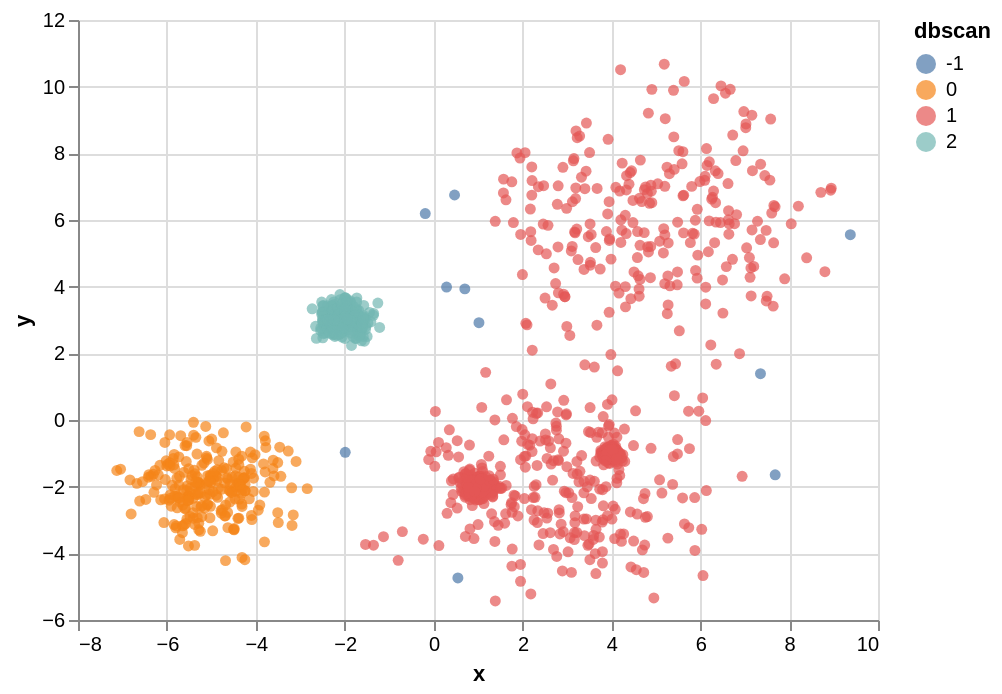

The notebook cell saved with this chart:
### Markdown cell above
# DBSCAN (Busca densidades contiguas)

### Code cell
from sklearn.cluster import DBSCAN

dbscan  = DBSCAN(eps=1).fit(sintetic[["x", "y"]])
sintetic["dbscan"] = dbscan.labels_

alt.Chart(sintetic).mark_circle().encode(x='x', y='y', color="dbscan:N")

### Figure 1 — Vega-Lite specification as saved in the notebook (floating-point values rounded to 4 significant figures; data arrays with more than 128 entries replaced by an {"elided": "..."} marker saying what was removed)
{"config": {"view": {"continuousWidth": 400, "continuousHeight": 300}}, "data": {"name": "data-4d9086548343ecba6209e4d9e3270aab"}, "mark": "circle", "encoding": {"color": {"type": "nominal", "field": "dbscan"}, "x": {"type": "quantitative", "field": "x"}, "y": {"type": "quantitative", "field": "y"}}, "$schema": "https://vega.github.io/schema/vega-lite/v4.8.1.json", "datasets": {"data-4d9086548343ecba6209e4d9e3270aab": {"elided": "1500 records"}}}
